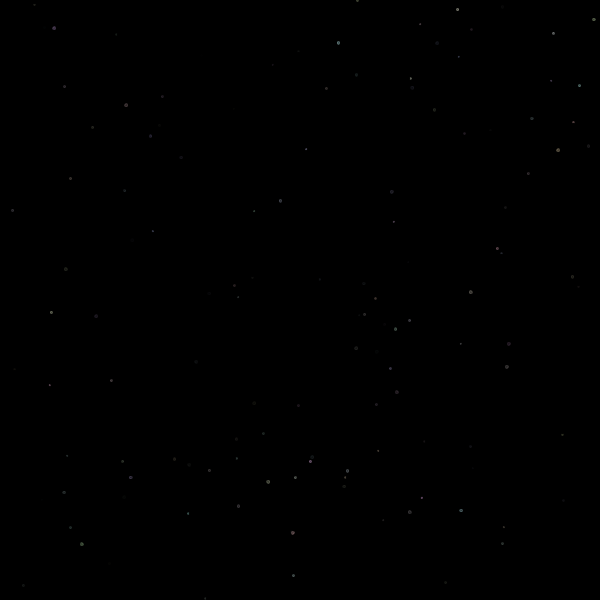
Frame 1 (no input)
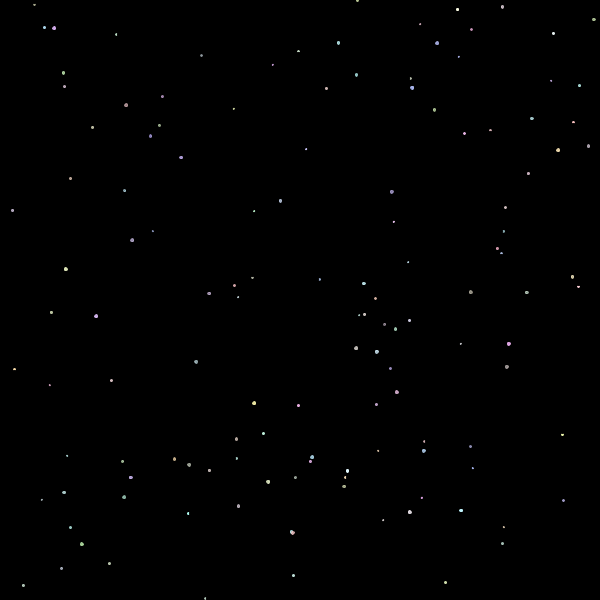
Frame 60 (the mouse pressed at the canvas centre just before this capture)
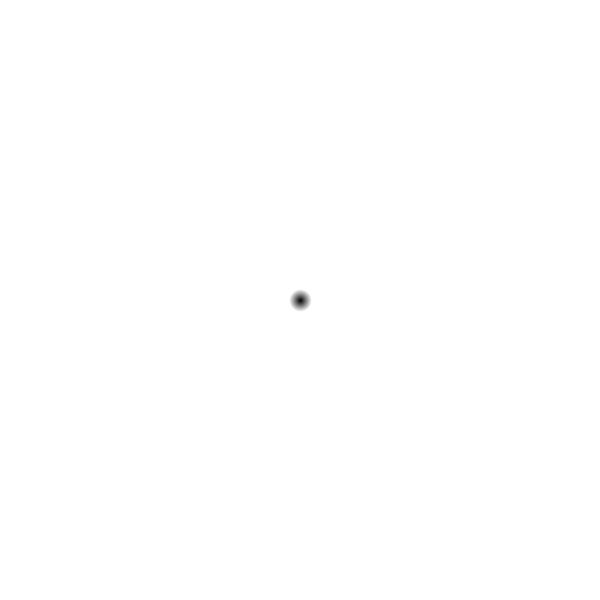
Frame 120 (the mouse held since frame 60 and released just before this capture)

The Processing sketch that drew these frames (run headless with seeded random() and noise(); from frame 60 on, the mouse is pressed at the canvas centre):

// Processing sketch: stars_comet_blackHole_combined
// ── stars_comet_blackHole_combined.pde
// Jessie Feng
// MAS/CAMS 216 Final Project
// Fall 2018

//notes
// fill is now black?? how did that happen??


//\\//\\//\\//\\//\\//\\//\\//\\//\\//\\//\\//\\//\\//\\//\\//\\//\\//\\//\\//\\//\\//\\//\\//\\

boolean universe = true;
float x = -600;
float y = 600;

//BACKGROUND STARS VARIABLES
boolean add = false;
boolean backgroundStars = true;
boolean loadStars = true;
float[][] starsColor;
Sprite[] stars;
int numStar = int(random(100, 150));

//COMET VARIABLES --------------------------------------------------------
float easing = 0.03;
float cometX = random(600);
float cometY = random(600);
boolean comet = false;
Sprite s;

//BLACK HOLE VARIABLES ---------------------------------------------------
int count = 0;
boolean blackHole = false;
float blackHoleSize = 200;
float blackHoleX = random(600);
float blackHoleY = random(600);

//\\//\\//\\//\\//\\//\\//\\//\\//\\//\\//\\//\\//\\//\\//\\//\\//\\//\\//\\//\\//\\//\\//\\//\\

void setup(){
  size(600, 600);
  frameRate(30);
  smooth();

  stars = new Sprite[numStar];
  starsColor = new float[numStar][3];
  
  if(loadStars == true){
    for(int i = 0; i < numStar; i++){
      starsColor[i][0] = random(170, 255);
      starsColor[i][1] = random(170, 255);
      starsColor[i][2] = random(170, 255);
      
      Sprite s = new Sprite(random(600), random(600), random(1, 3));
      stars[i] = s;
    }
    loadStars = false;
  }
}

//\\//\\//\\//\\//\\//\\//\\//\\//\\//\\//\\//\\//\\//\\//\\//\\//\\//\\//\\//\\//\\//\\//\\//\\

void draw(){
  if(universe == true){
    background(0);
  }

  // BACKGROUND STARS  ------------------------------------------------------------------
    if (backgroundStars == true && universe == true){
      for (int i = 0; i < numStar; i++){
  
         float r = starsColor[i][0];
         float g = starsColor[i][1];
         float b = starsColor[i][2];
  
         stars[i].displayStar(r, g, b, random(3, 5));
      } 
    }

    
  // COMET  -----------------------------------------------------------------------------
  
  if(comet == true && universe == true){
    s = new Sprite(cometX, cometY, 8);
    float ease_x = s.xeasing(mouseX, cometX, easing);
    float ease_y = s.yeasing(mouseY, cometY, easing);
    s.displayComet(ease_x, ease_y);
    s.updateComet();
  }
  
  
  // BLACK HOLES  -----------------------------------------------------------------------

  loadPixels();

  if (blackHole == true && universe == true){
    if (blackHoleSize > 1){
      for (int x = 0; x < width; x++) {
      for (int y = 0; y < height; y++ ) {
          int loc = x + y * width;
          float r;
          r = red (pixels[loc]);
    
          // Calculate an amount to change brightness based on proximity to the mouse
          float d = dist(x, y, blackHoleX, blackHoleY);
          float adjustbrightness = 255*(blackHoleSize-d)/blackHoleSize;
          r += adjustbrightness;
          
          // Constrain RGB to make sure they are within 0-255 color range
          r = constrain(r, 0, 255);
    
          // Make a new color and set pixel in the window
          color c = color(255-r); 
          //color c = color(r); // fade to black
          pixels[y*width + x] = c;
      }
      }
  
    updatePixels();
    count += 1;
    blackHoleSize = blackHoleSize/1.05;
    } else{
      background(255);
      count = 0;
      blackHoleSize = 200;
      blackHole = false;

      universe = false;
    }
  }
}

//\\//\\//\\//\\//\\//\\//\\//\\//\\//\\//\\//\\//\\//\\//\\//\\//\\//\\//\\//\\//\\//\\//\\//\\

void mousePressed(){
  blackHole = true;
  blackHoleX = mouseX;
  blackHoleY = mouseY;
}

//\\//\\//\\//\\//\\//\\//\\//\\//\\//\\//\\//\\//\\//\\//\\//\\//\\//\\//\\//\\//\\//\\//\\//\\

void keyPressed(){
  if(key == 'c'){
    comet = !comet;
    cometX = random(600);
    cometY = random(600);
  }
  
  if(key == 'r'){
    universe = true;
    comet = false;
  }
}

// ── Sprite.pde
class Sprite {
  float x = width/2;
  float y = height/2;
  float spriteW = 0;
  float spriteH = spriteW;

  float r = 255;
  float g = 255;
  float b = 255;
  float a = 0;
  float count = random(0, 1);


  Sprite(float xinit, float yinit, float size) {
    x = xinit;
    y = yinit;
    spriteW = size;
    spriteH = spriteW;
  }

////////////////
// STAR STUFF //
////////////////


  void display1(float r, float g, float b, float a) {

    stroke(r, g, b, a);
    fill(r, g, b, a);
    ellipse(x, y, spriteW, spriteH);
  }

    
  void displayStar(float r, float g, float b, float twinkle){
    if (count < twinkle){
          a = 255/twinkle * count;
          display1(r, g, b, a);
          count += 0.05;
    } else if (count < twinkle * 2){
          a = 255/twinkle * count;
          display1(r, g, b, a);
          count -= 0.1;
    }
    if (count > twinkle * 2 | count < 0){
      count = 0;
    }
  }

  float getx() {
    return(x);
  }

  float gety() {
    return(y);
  }

  boolean checkBoundingBox(float mx, float my) {
    if (((mx < (x + spriteW/2)) && (mx > (x - spriteW/2))) && ((my < (y + spriteH/2)) && (my > (y - spriteH/2)))) {
      return(true);
    }
    return(false);
  }
  
/////////////////
// COMET STUFF //
/////////////////

    void displayComet(float x, float y){
      stroke(random(150, 200));
    
      line(x, y, x-(mouseX-x), y-(mouseY-y));
      line(x, y, x-(mouseX-x) + random(5, 10), y-(mouseY-y) + random(5, 10));
      line(x, y, x-(mouseX-x) - random(5, 10), y-(mouseY-y) - random(5, 10));
      
      fill(255);
      stroke(0);
      ellipse(x, y, spriteW, spriteW);
    }
    
    void updateComet() {
    float ease_x = xeasing(mouseX, cometX, easing);
    float ease_y = yeasing(mouseY, cometY, easing);
    cometX = ease_x;
    cometY = ease_y; 
  }
  
    float xeasing(float targetX, float objectX, float easing){
    float dx = targetX - objectX;
    float updated_objectX = objectX + easing * dx;
    return (updated_objectX);
  }
  
  float yeasing(float targetY, float objectY, float easing){
      float dy = targetY - objectY;
      float updated_objectY = objectY + easing * dy;
      return (updated_objectY);
  }
  
  float distance(float x1, float y1, float x2, float y2){
    float dx = x2 - x1;
    float dy = y2 - y1;
    float distance = sqrt(dx*dx + dy*dy);
    println(distance);
    return (distance);
  }

}
